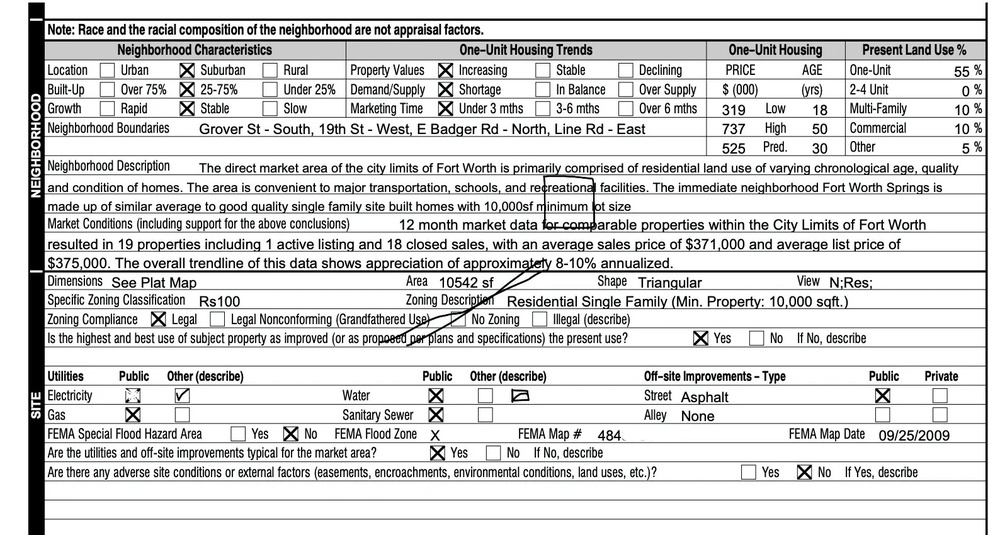
#> input picture data/val/images/real.jpg, 1000 x 535 px, shrunk from 1588 x 850 before the run; its folder holds only this picture in this run
$ python predict.py
#> lines starting #> are read from the running program, lines starting #| are printed output that depends on the picture; after the words box and inside, x2 and y2 are one past the last pixel; in counts of white or black regions, pixels touching at a corner belong together
### checkbox_detector_opencv/checkbox_detector/preprocessing.py
import cv2
import numpy as np

def preprocess_image(image_path: str) -> np.ndarray:
    """
    Preprocesses an image by converting it to grayscale and applying adaptive thresholding.

    Args:
        image_path (str): Path to the input image file.

    Returns:
        np.ndarray: A binary image (black and white) obtained after adaptive thresholding.
    """
    # Load the image in grayscale mode
    image = cv2.imread(image_path, cv2.IMREAD_GRAYSCALE)
    if image is None:
        raise FileNotFoundError(f"Image not found at {image_path}")

    # Apply adaptive thresholding to handle varying lighting conditions
    adaptive_thresh = cv2.adaptiveThreshold(
        image,
        maxValue=255,
        adaptiveMethod=cv2.ADAPTIVE_THRESH_GAUSSIAN_C,
        thresholdType=cv2.THRESH_BINARY_INV, # We invert the values here!! white becomes 0
        blockSize=11,
        C=2
    )

    '''
    The goal of thresholding is to convert the image into a binary mask.

    Adaptive threshold calculates, for each pixel:

    threshold = gaussian-weighted-sum(neighbourhood) - C

    if pixel > threshold => maxvalue
    else  => 0

    since it's BINARY_INV ; we invert the grayscale meanings. 0 means white, 255 means black.

    simplified version:

     cv2.threshold(img, maxval = 255, thresh=80, type=cv2.THRESH_BINARY_INV)
    '''

    return adaptive_thresh

### checkbox_detector_opencv/checkbox_detector/detection.py
import cv2
import numpy as np
import matplotlib.pyplot as plt
from typing import List, Tuple
from .utils import check_bounding_box_overlap

def detect_checkboxes(
    processed_image: np.ndarray,
    plot_contours: bool = False,
    plot_individual_contours: bool = False,
    debug = False
) -> List[Tuple[int, int, int, int]]:
    """
    Detects checkbox-like contours in a preprocessed binary image.

    Args:
        processed_image (np.ndarray): A binary image where contours are to be detected.
        plot_contours (bool): If True, plots all detected contours on the image.
        plot_individual_contours (bool): If True, plots each individual contour for debugging.

    Returns:
        List[Tuple[int, int, int, int]]: A list of bounding rectangles around detected checkboxes.
                                         Each rectangle is represented as (x, y, width, height).
    """
    # Find contours in the processed image.
    # - contours is a large tuple, each element a ndarray representing a contour
    # - RETR_TREE: Retrieve full hierarchy
    # - CHAIN_APPROX_SIMPLE: Simplifies lines as start and endpoint.
    contours, _ = cv2.findContours(processed_image, cv2.RETR_TREE, cv2.CHAIN_APPROX_SIMPLE)

    if plot_contours:
        # Plot all detected contours
        image_copy = cv2.cvtColor(processed_image, cv2.COLOR_GRAY2BGR)  # Convert to BGR for visualization
        cv2.drawContours(image_copy, contours, -1, (0, 255, 0), 2)  # Draw contours in green

        plt.figure(figsize=(6, 6))
        plt.imshow(image_copy)
        plt.title("Contours Detected")
        plt.axis('off')
        plt.show()

    checkboxes = []
    areas = []  # Store the areas of detected checkboxes for filtering outliers

    for idx, contour in enumerate(contours):

        # Approximate the contour's polygon
        # - arcLength calculates the polygon of the contour
        # - 0.02 * arcLength -> the precision. A small coeffitient means more complex polygons.
        approx = cv2.approxPolyDP(contour, 0.02 * cv2.arcLength(contour, True), True)

        if plot_individual_contours:
            image_copy = cv2.cvtColor(processed_image, cv2.COLOR_GRAY2BGR)
            cv2.drawContours(image_copy, contours, idx, (0, 0, 255), 2)  # Red contour for the current iteration

            plt.figure(figsize=(6, 6))
            plt.imshow(image_copy)
            plt.title(f"Contour {idx + 1} with len {len(approx)}")
            plt.axis('off')
            plt.show()

        # Compute bounding rectangle
        x, y, w, h = cv2.boundingRect(contour)
        bbox = (x,y,w,h)

        # Check whether it's a nearly duplicate of the last confirmed checkbox
        if checkboxes and check_bounding_box_overlap(checkboxes[-1], bbox, 0.9):
            if debug:
                print(f"contour {idx+1} is considered a duplicate")
            continue

        # Check if the contour is square-ish
        aspect_ratio = float(w) / h
        if 0.8 < aspect_ratio < 1.2:  # Aspect ratio close to 1
            # Check convex hull alignment with bounding box
            hull = cv2.convexHull(contour)
            hull_area = cv2.contourArea(hull)
            rect_area = w * h

            # If the convex hull area is close to the bounding box area, classify as a rectangle
            if np.abs(hull_area - rect_area) < 0.15 * rect_area:  # Adjust tolerance as needed
                checkboxes.append(bbox)
                areas.append(rect_area)
            elif debug:
                diff = np.abs(hull_area - rect_area) / rect_area
                print(f"contour {idx+1} is not square based on convell hull {diff}")
        elif debug:
            print(f"contour {idx+1} is not square based on aspect ratio")


    # Filter outliers based on area if multiple checkboxes are detected
    if len(areas) > 1:
        mean_area = np.mean(areas)
        std_area = np.std(areas)
        lower_bound = mean_area - 2 * std_area
        upper_bound = mean_area + 2 * std_area

        # Remove outlier rectangles
        checkboxes = [
            (x, y, w, h) for (x, y, w, h), area in zip(checkboxes, areas)
            if lower_bound <= area <= upper_bound
        ]


    return checkboxes

# [31 lines left out: function detect_checkboxes_simple, not called in this run]


# TODO: Try out cv.matchTemplate(image, templ, method)

### checkbox_detector_opencv/checkbox_detector/classification.py
import cv2
import numpy as np
from typing import List, Tuple

def classify_checkboxes(image: np.ndarray, checkboxes: List[Tuple[int, int, int, int]]) -> Tuple[
    List[Tuple[int, int, int, int, float]], List[Tuple[int, int, int, int, float]]]:
    """
    Classifies checkboxes in an image as filled or unfilled based on their mean intensity.

    Args:
        image (np.ndarray): Preprocessed grayscale image where checkboxes are located.
        checkboxes (List[Tuple[int, int, int, int]]): List of bounding boxes representing the checkboxes.
            Each bounding box is a tuple (x, y, width, height).

    Returns:
        Tuple[List[Tuple[int, int, int, int, float]], List[Tuple[int, int, int, int, float]]]:
            A tuple containing two lists:
                - The first list contains bounding boxes of filled checkboxes.
                - The second list contains bounding boxes of unfilled checkboxes.
    """
    filled_checkboxes = []
    unfilled_checkboxes = []

    for (x, y, w, h) in checkboxes:
        # Extract the region of interest (ROI) for the checkbox

        offset = int(w * 0.05)

        roi = image[y+offset:y + h - offset, x+offset:x + w-offset]

        # Calculate the mean intensity of the ROI
        mean_intensity = cv2.mean(roi)[0]

        # Classify based on intensity: high intensity implies a filled checkbox
        if mean_intensity < 85:  # Threshold for filled checkboxes
            unfilled_checkboxes.append((x, y, w, h, mean_intensity))
        else:
            filled_checkboxes.append((x, y, w, h, mean_intensity))

    return filled_checkboxes, unfilled_checkboxes

### checkbox_detector_opencv/checkbox_detector/utils.py
import cv2
import matplotlib.pyplot as plt
import numpy as np
from typing import List, Tuple

# [34 lines left out: function display_detections, not called in this run]

def calculate_bounding_box_intersection(bbox1, bbox2):
    """
    Calculates the intersection of two bounding boxes.

    Args:
        bbox1: First bounding box (x, y, width, height).
        bbox2: Second bounding box (x, y, width, height).

    Returns:
        intersection_area: The area of the intersection.
        bbox1_area: The area of the first bounding box.
        bbox2_area: The area of the second bounding box.
    """
    # Get the coordinates of the intersection
    x1 = max(bbox1[0], bbox2[0])
    y1 = max(bbox1[1], bbox2[1])
    x2 = min(bbox1[0] + bbox1[2], bbox2[0] + bbox2[2])
    y2 = min(bbox1[1] + bbox1[3], bbox2[1] + bbox2[3])

    # Calculate the width and height of the intersection
    intersection_width = max(0, x2 - x1)
    intersection_height = max(0, y2 - y1)

    # Calculate the intersection area
    intersection_area = intersection_width * intersection_height

    # Calculate the area of each bounding box
    bbox1_area = bbox1[2] * bbox1[3]
    bbox2_area = bbox2[2] * bbox2[3]

    return intersection_area, bbox1_area, bbox2_area


def check_bounding_box_overlap(bbox1, bbox2, threshold_percentage=0.5):
    """
    Checks if two bounding boxes overlap by a given percentage.

    Args:
        bbox1: First bounding box (x, y, width, height).
        bbox2: Second bounding box (x, y, width, height).
        threshold_percentage: Minimum overlap percentage to consider as overlapping.

    Returns:
        bool: True if the bounding boxes overlap by the specified threshold, False otherwise.
    """
    intersection_area, bbox1_area, bbox2_area = calculate_bounding_box_intersection(bbox1, bbox2)

    # Calculate the overlap ratio with respect to the area of each bounding box
    overlap_ratio1 = intersection_area / bbox1_area
    overlap_ratio2 = intersection_area / bbox2_area

    # Check if either bounding box overlaps by at least the threshold percentage
    return overlap_ratio1 >= threshold_percentage or overlap_ratio2 >= threshold_percentage

### checkbox_detector_opencv/predict.py
#!/usr/bin/env python3
"""
Batch prediction script for OpenCV checkbox detection.

Generates predictions in standardized JSON format for evaluation.

Usage:
    python predict.py                           # Process all val images
    python predict.py --input ../data/val/images --output ../predictions/opencv
"""

import argparse
import json
import sys
from pathlib import Path

import cv2

# Add the package to path
sys.path.insert(0, str(Path(__file__).parent))
from checkbox_detector.preprocessing import preprocess_image
from checkbox_detector.detection import detect_checkboxes
from checkbox_detector.classification import classify_checkboxes


def opencv_to_standard_format(image_path: str, image_name: str) -> dict:
    """Run OpenCV detection and convert to standardized prediction format."""
    # Load image for dimensions
    img = cv2.imread(image_path)
    if img is None:
        raise ValueError(f"Could not read image: {image_path}")
    img_h, img_w = img.shape[:2]

    # Preprocess
    processed = preprocess_image(image_path)

    # Detect checkboxes
    checkbox_bboxes = detect_checkboxes(processed)

    # Classify checkboxes
    filled, unfilled = classify_checkboxes(processed, checkbox_bboxes)

    predictions = []

    # Add filled checkboxes (class_id = 1)
    for x, y, w, h, intensity in filled:
        predictions.append({
            'bbox': [float(x), float(y), float(x + w), float(y + h)],
            'class_id': 1,
            'confidence': 1.0,  # OpenCV doesn't provide confidence
        })

    # Add unfilled checkboxes (class_id = 0)
    for x, y, w, h, intensity in unfilled:
        predictions.append({
            'bbox': [float(x), float(y), float(x + w), float(y + h)],
            'class_id': 0,
            'confidence': 1.0,
        })

    return {
        'image': image_name,
        'width': img_w,
        'height': img_h,
        'predictions': predictions,
    }


def main():
    parser = argparse.ArgumentParser(
        description="Generate OpenCV predictions in standardized format",
    )
    parser.add_argument("--input", type=str, default="../data/val/images",
                        help="Input images directory")
    parser.add_argument("--output", type=str, default="../predictions/opencv",
                        help="Output predictions directory")

    args = parser.parse_args()

    input_dir = Path(args.input)
    output_dir = Path(args.output)

    if not input_dir.exists():
        print(f"Error: Input directory not found: {input_dir}")
        sys.exit(1)

    output_dir.mkdir(parents=True, exist_ok=True)

    print("=" * 60)
    print("OpenCV Batch Prediction")
    print("=" * 60)
    print(f"Input: {input_dir}")
    print(f"Output: {output_dir}")

    image_files = sorted(input_dir.glob("*.jpg"))
    print(f"Images: {len(image_files)}")

    for i, image_path in enumerate(image_files):
        print(f"\n[{i+1}/{len(image_files)}] {image_path.name}")

        try:
            # Run detection
            result = opencv_to_standard_format(str(image_path), image_path.name)
#> in opencv_to_standard_format, img is the input picture: shape (535, 1000, 3); mean B, G, R 214.5, 214.6, 214.4
#> in preprocess_image, `adaptive_thresh = cv2.adaptiveThreshold( image, maxValue=255, adaptive..`:
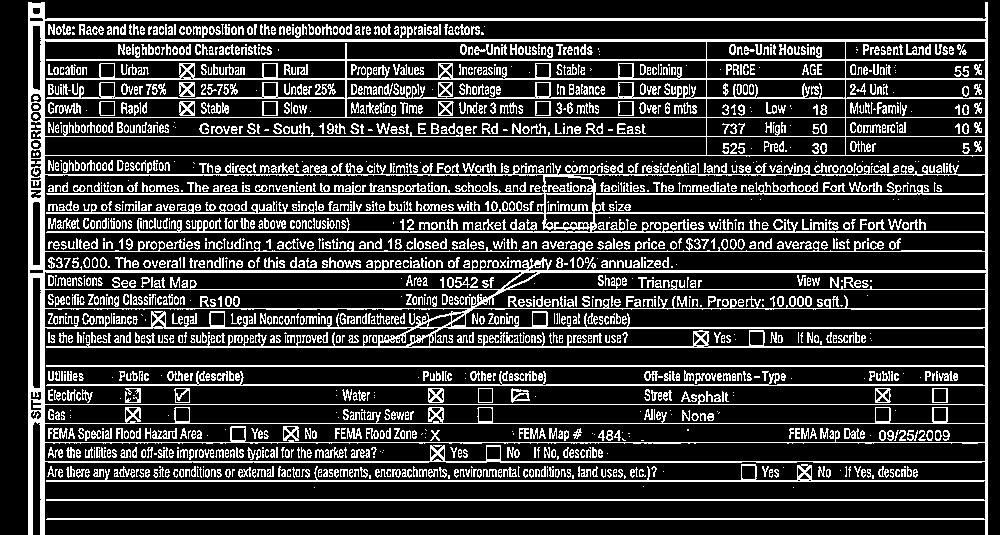
#> adaptive_thresh: shape (535, 1000); 21.2% white in thin lines or dots
#> in detect_checkboxes, `contours, _ = cv2.findContours(processed_image, cv2.RETR_TREE, cv2.CHA..`: contours = 2902 contours, 1945 with area under 20; largest, box (x1, y1, x2, y2) and area: (28, 2, 988, 535) 429708, (44, 327, 986, 405) 57699, (44, 174, 986, 252) 44271, (44, 40, 707, 118) 27326, (44, 20, 987, 40) 17880
#> the loop in detect_checkboxes, `for idx, contour in enumerate(contours):  # Approximate the contour's ..` made 2902 passes
#> (x, y, w, h, aspect_ratio, hull, hull_area, rect_area) on passes 58, 69: (419, 469, 8, 8, 1, [[426, 469], [426, 476], [419, 476], [419, 469]], 49, 64), (340, 469, 8, 8, 1, [[347, 469], [347, 476], [340, 476], [340, 469]], 49, 64)
#> the loop in classify_checkboxes, `for (x, y, w, h) in checkboxes:` made 30 passes
#> (x, y, w, h) on passes 1 to 8: (741, 465, 15, 15), (486, 446, 15, 14), (231, 427, 15, 14), (283, 426, 16, 15), (933, 407, 14, 15), (875, 407, 15, 15), (478, 407, 15, 15), (175, 407, 15, 15)
#> the loop in opencv_to_standard_format, `for x, y, w, h, intensity in filled:` made 10 passes
#> (x, y, intensity) on passes 1 to 8: (283, 426, 151.9), (932, 388, 89.25), (875, 388, 142.4), (428, 388, 164.7), (125, 388, 130.7), (618, 101, 86.06), (535, 101, 88.19), (262, 101, 89.25)
#> the loop in opencv_to_standard_format, `for x, y, w, h, intensity in unfilled:` made 20 passes
#> (x, y, w, h, intensity) on passes 1 to 8: (741, 465, 15, 15, 64.6), (486, 446, 15, 14, 65.57), (231, 427, 15, 14, 76.5), (933, 407, 14, 15, 65.57), (875, 407, 15, 15, 63.47), (478, 407, 15, 15, 64.6), (175, 407, 15, 15, 64.6), (749, 331, 15, 15, 64.6)

            # Save
            output_path = output_dir / f"{image_path.stem}.json"
            with open(output_path, 'w') as f:
                json.dump(result, f, indent=2)

            print(f"  ✓ {len(result['predictions'])} predictions saved")
#|   ✓ 30 predictions saved

        except Exception as e:
            print(f"  Error: {e}")
            import traceback
            traceback.print_exc()

    print("\n" + "=" * 60)
    print(f"✓ Predictions saved to {output_dir}")
    print("=" * 60)


if __name__ == "__main__":
    main()

$ run again, on data/val/images/val4.jpg
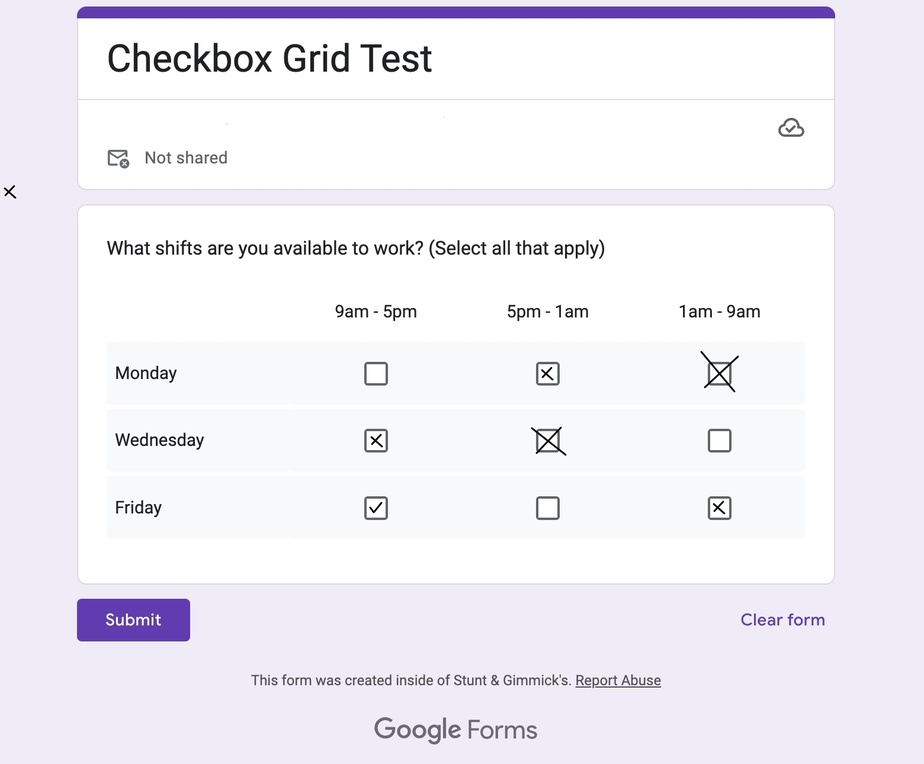
#> input picture data/val/images/val4.jpg, 924 x 764 px, shrunk from 1560 x 1290 before the run
#> in opencv_to_standard_format, img is the input picture: shape (764, 924, 3); mean B, G, R 245.7, 238.9, 240.6
#> in preprocess_image, `adaptive_thresh = cv2.adaptiveThreshold( image, maxValue=255, adaptive..`:
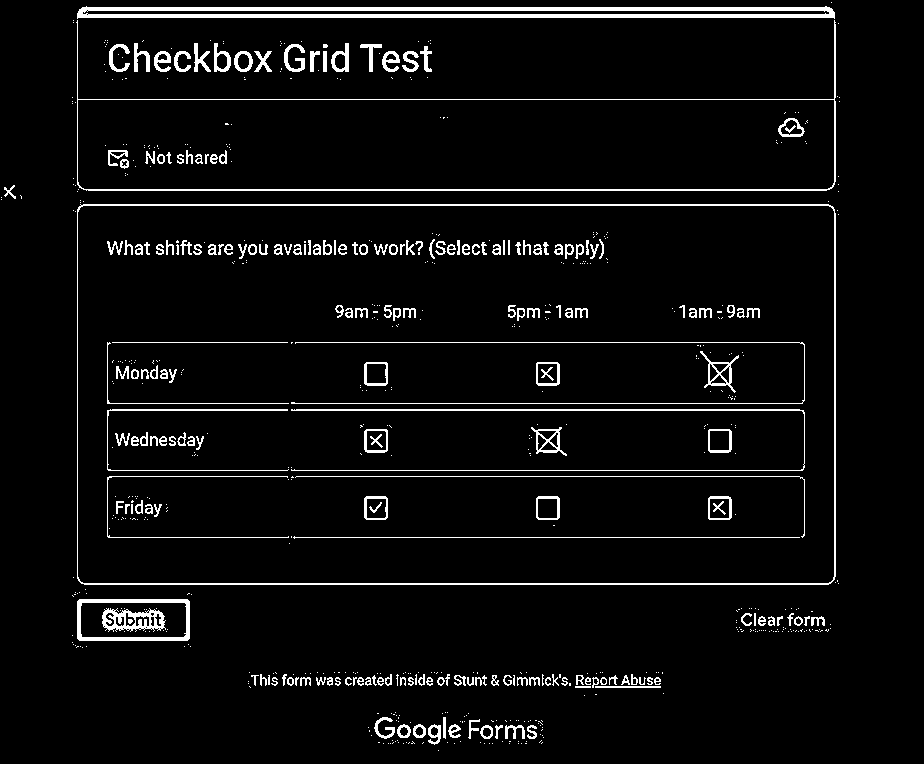
#> adaptive_thresh: shape (764, 924); 5% white; 721 white regions (508 under 20 px)
#> contours = 841 contours, 615 with area under 20; largest, box (x1, y1, x2, y2) and area: (77, 204, 836, 585) 287971, (77, 205, 835, 584) 286083, (76, 20, 836, 191) 69005, (77, 99, 835, 190) 68090, (77, 6, 835, 19) 7550
#> the loop in detect_checkboxes, `for idx, contour in enumerate(contours):  # Approximate the contour's ..` made 841 passes
#> (x, y, w, h, aspect_ratio, hull_area, rect_area) on passes 45, 46, 47, 50, 51, 52, 53, 54: (480, 725, 13, 14, 0.929, 128.5, 182), (482, 727, 10, 11, 0.909, 72.5, 110), (448, 724, 13, 14, 0.929, 127.5, 182), (430, 726, 9, 11, 0.818, 60, 99), (413, 724, 13, 14, 0.929, 131.5, 182), (414, 726, 10, 11, 0.909, 63, 110), (397, 724, 14, 14, 1, 139.5, 196), (399, 726, 10, 11, 0.909, 68, 110)
#> the loop in classify_checkboxes, `for (x, y, w, h) in checkboxes:` made 8 passes
#> (x, y, w, h) on passes 1 to 8: (708, 496, 24, 24), (536, 496, 24, 24), (364, 496, 24, 24), (708, 429, 24, 24), (364, 429, 24, 24), (536, 362, 24, 24), (364, 362, 24, 24), (254, 51, 18, 21)
#> pass 3, in classify_checkboxes, `roi = image[y+offset:y + h - offset, x+offset:x + w-offset]`:
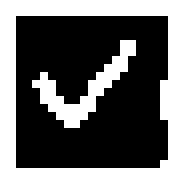
#> roi: shape (22, 22) (shown 8 times larger); 34.9% white; 2 white regions, box (x1, y1, x2, y2) and area: (0, 0, 22, 22) 129, (4, 5, 17, 16) 40
#> the loop in opencv_to_standard_format, `for x, y, w, h, intensity in filled:` made 5 passes
#> (x, y, w, h, intensity) on passes 1 to 5: (708, 496, 24, 24, 95.36), (364, 496, 24, 24, 89.04), (364, 429, 24, 24, 96.42), (536, 362, 24, 24, 94.83), (254, 51, 18, 21, 113.3)
#> the loop in opencv_to_standard_format, `for x, y, w, h, intensity in unfilled:` made 3 passes
#> (x, y, intensity) on passes 1 to 3: (536, 496, 65.33), (708, 429, 64.8), (364, 362, 69.55)
#|   ✓ 8 predictions saved
